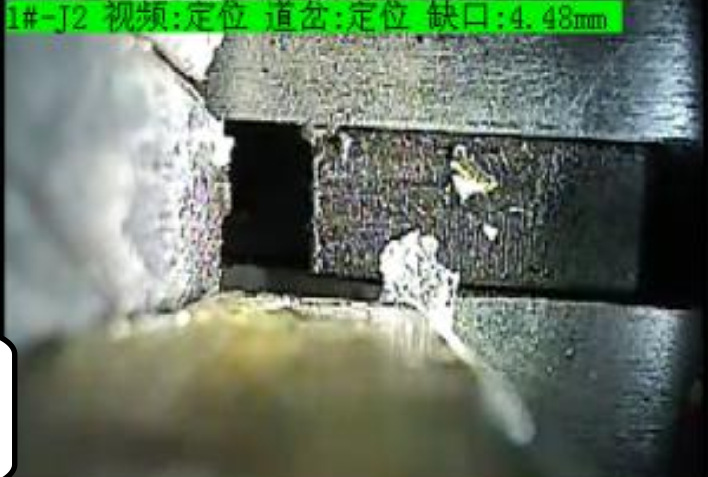
//> input picture cmake-build-debug/test2.png, 708 x 477 px
$ ./mainworks   (built with g++ and OpenCV 4)
//> lines starting //> are read from the running program, lines starting //| are printed output that depends on the picture; after the words box and inside, x2 and y2 are one past the last pixel; in counts of white or black regions, pixels touching at a corner belong together
#include "opencv2/features2d/features2d.hpp"
#include "opencv2/highgui/highgui.hpp"
#include "opencv2/imgproc.hpp"

#include <iostream>
#include <vector>
#include <algorithm>

using namespace cv;

// 图片的宽高
#define IMG_WIDTH       700
#define IMG_HEIGHT      481
// 两个边缘之间的任意一点
#define MID_POINT_X     250
#define MID_POINT_Y     250
//// 为加速处理 只取上述点的附近图像即可(此处取点和上下10个像素的条状区域)
//#define MORE_POINT      10

int main() {
    Mat srcImage = imread("test2.png");
//> srcImage is the input picture: 477 rows x 708 cols, CV_8UC3; mean B, G, R 100.7, 119.4, 103.3
    // 黑色区域的一个子集
    Mat roiImage = srcImage;//srcImage(Rect(0, MID_POINT_Y - MORE_POINT, IMG_WIDTH, MORE_POINT * 2 + 1));

    imshow("1. srcImage", srcImage);
    Mat midImage;

    // 转为灰度图并进行图像平滑
    cvtColor(roiImage, midImage, COLOR_BGR2GRAY);
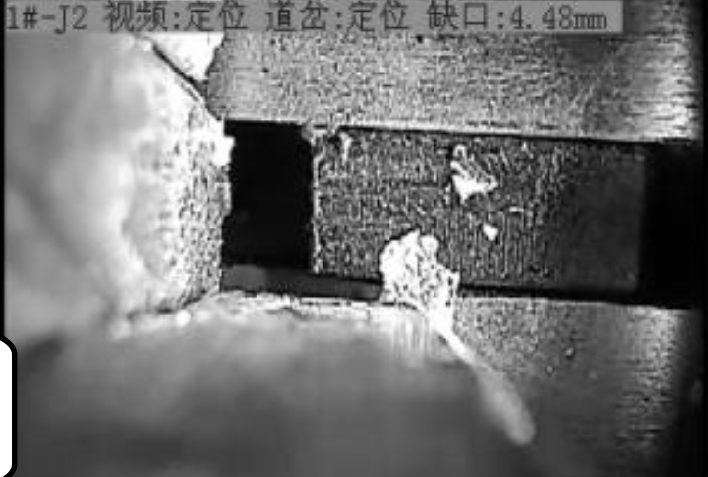
//> midImage: 477 rows x 708 cols, CV_8UC1; min 0, max 255, mean 112.5
    GaussianBlur(roiImage, roiImage, Size(9, 9), 2, 2);
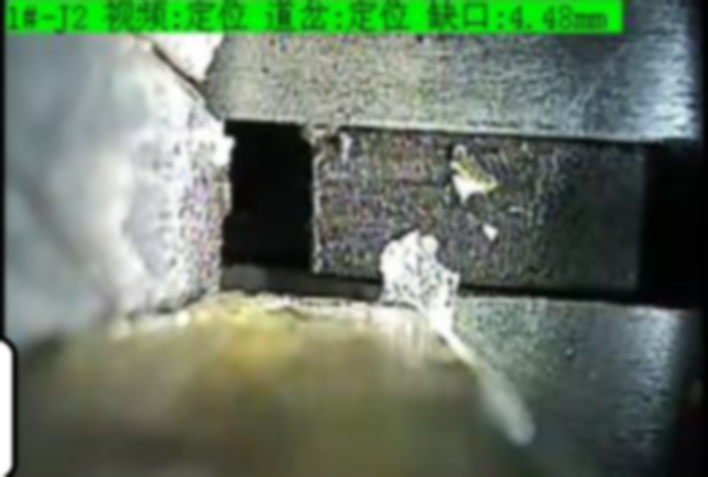
//> roiImage: 477 rows x 708 cols, CV_8UC3; mean B, G, R 100.7, 119.4, 103.3
    imshow("2. roiImage", roiImage);

    // 边缘检测
    Canny(roiImage, midImage, 100, 100, 3);
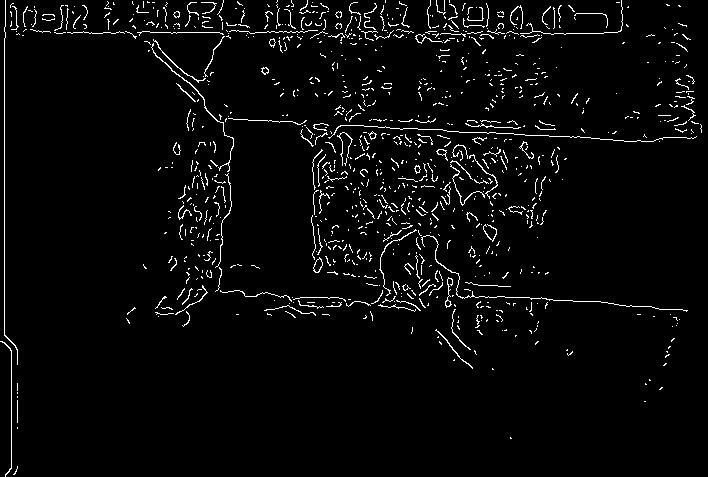
//> midImage: 477 rows x 708 cols, CV_8UC1; 3.4% white in thin lines or dots
    // 霍夫线变换
    std::vector<Vec4i> lines;
    HoughLinesP(midImage, lines, 1, CV_PI, 10, 10, 50);
//> lines = 470 lines (x1, y1, x2, y2), first 8: [4, 343, 4, 27], [11, 468, 11, 341], [184, 91, 184, 32], [314, 314, 314, 124], [382, 306, 382, 9], [491, 297, 491, 32], [482, 334, 482, 285], [366, 317, 366, 13]

    //// 找离参照点左右分别最近的竖线
    // 1. x轴位置排序
    std::sort(lines.begin(), lines.end(), [](Vec4i v1, Vec4i v2) {
        return v1[0] < v2[0];
    });
//> lines = 470 items, first 8: [4, 343, 4, 27], [5, 37, 5, 0], [10, 26, 10, 5], [11, 468, 11, 341], [16, 34, 16, 8], [17, 468, 17, 349], [23, 35, 23, 12], [35, 30, 35, 10]

    // 检测线段是否满足要求
    auto isUsefulLine = [](Vec4i l) {
        auto y1 = l[3];
        auto y2 = l[1];

        return y1 < MID_POINT_Y && y2 > MID_POINT_Y;
    };
    // 2. 找出左右相邻
    {
        int left = 0;
        int right = 0;
        for (auto l : lines) {
            // 过滤不符合要求的线段
            if (!isUsefulLine(l)) continue;

            auto x = l[0];
            if (x < MID_POINT_X) left = x;
            if (x > MID_POINT_X) {
                right = x;
                break;
            }
        }
//> this loop made 154 passes
//> (l, x, left) on passes 1, 26, 27, 28, 43, 47, 48, 49, 56, 57, 60: ([4, 343, 4, 27], 4, 4), ([168, 313, 168, 211], 168, 168), ([169, 313, 169, 211], 169, 169), ([170, 313, 170, 212], 170, 170), ([182, 325, 182, 196], 182, 182), ([184, 325, 184, 187], 184, 184), ([185, 324, 185, 185], 185, 185), ([186, 324, 186, 209], 186, 186), ([191, 304, 191, 165], 191, 191), ([192, 304, 192, 2], 192, 192), ([195, 302, 195, 2], 195, 195)
//> (x, left) on passes 61, 62, 63, 64, 68, 70: (196, 196), (197, 197), (198, 198), (199, 199), (202, 202), (203, 203)
        if (left == 0 || right == 0) {
            printf("find error!\n");
        } else {
            printf("find: x-left: %d, x-right: %d, distance: %d\n", left, right, right - left);
//| find: x-left: 222, x-right: 312, distance: 90
        }
    }


    // 在图中绘制出每条线段
    for (auto l : lines) {
        printf("%s: x: %d, y: %d x2: %d, y2: %d\n", isUsefulLine(l) ? "Good:" : "Bad:", l[0], l[1], l[2], l[3]);

        Scalar greenColor = Scalar(0,255,0);
        Scalar redColor = Scalar(0,0,255);
        line(roiImage, Point(l[0], l[1]), Point(l[2], l[3]), isUsefulLine(l) ? greenColor : redColor, 1, LINE_AA);
        //此句代码的OpenCV2版为：
        //line( dstImage, Point(l[0], l[1]), Point(l[2], l[3]), Scalar(186,88,255), 1, CV_AA);
    }
//> this loop made 470 passes
//| Good:: x: 4, y: 343 x2: 4, y2: 27
//| Bad:: x: 5, y: 37 x2: 5, y2: 0
//| Bad:: x: 10, y: 26 x2: 10, y2: 5
//| Bad:: x: 11, y: 468 x2: 11, y2: 341
//| Bad:: x: 16, y: 34 x2: 16, y2: 8
//| Bad:: x: 17, y: 468 x2: 17, y2: 349
//| Bad:: x: 23, y: 35 x2: 23, y2: 12
//| Bad:: x: 35, y: 30 x2: 35, y2: 10
//> (output is shown up to pass 8 of 470)
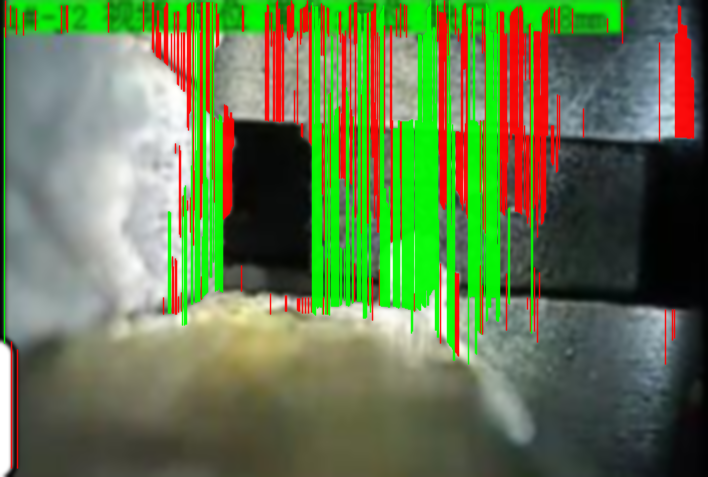
//> roiImage: 477 rows x 708 cols, CV_8UC3; mean B, G, R 77.2, 120.5, 100.2
    imshow("3. midImage", midImage);
    imshow("4. lineImage", roiImage);


    waitKey(0);
    return 0;
}

$ run again, with cmake-build-debug/test.png copied over cmake-build-debug/test2.png
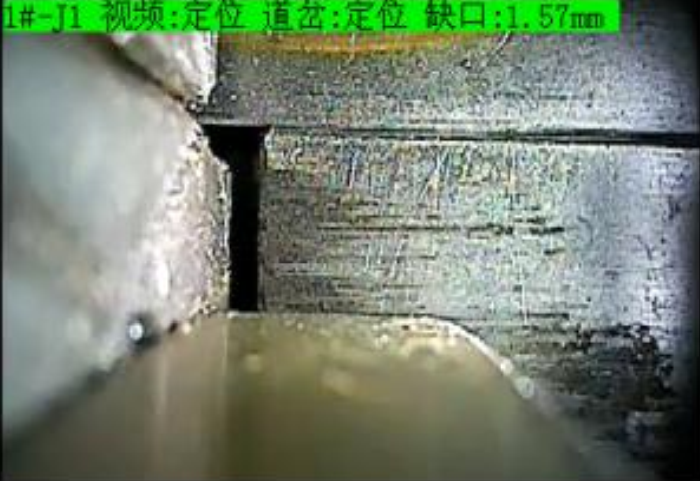
//> input picture cmake-build-debug/test.png, 700 x 481 px
//> srcImage is the input picture: 481 rows x 700 cols, CV_8UC3; mean B, G, R 112.7, 132.5, 117.5
//> `Canny(roiImage, midImage, 100, 100, 3);`:
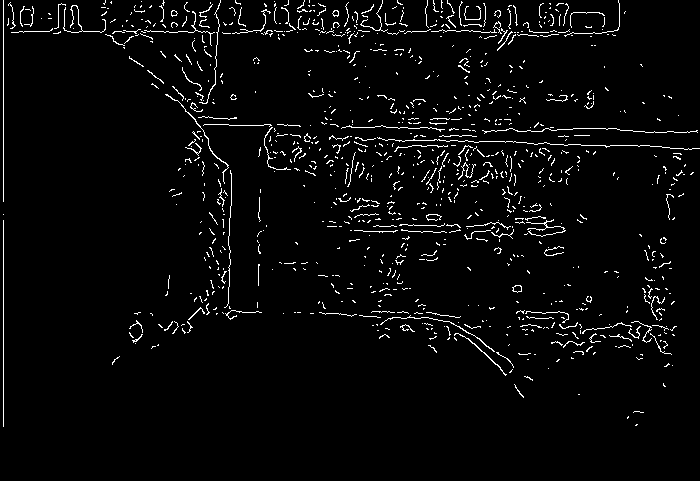
//> midImage: 481 rows x 700 cols, CV_8UC1; 3.3% white in thin lines or dots, all inside (x1, y1, x2, y2) = (3, 0, 700, 427)
//> `HoughLinesP(midImage, lines, 1, CV_PI, 10, 10, 50);`: lines = 543 lines (x1, y1, x2, y2), first 8: [3, 426, 3, 0], [223, 313, 223, 118], [485, 240, 485, 6], [426, 259, 426, 6], [467, 267, 467, 6], [229, 318, 229, 218], [355, 240, 355, 11], [460, 230, 460, 4]
//> `std::sort(lines.begin(), lines.end(), [](Vec4i v1, Vec4i v2) { return ..`: lines = 543 items, first 8: [3, 426, 3, 0], [12, 32, 12, 7], [13, 32, 13, 12], [20, 31, 20, 11], [32, 31, 32, 6], [58, 33, 58, 4], [64, 30, 64, 4], [72, 32, 72, 5]
//> the loop `for (auto l : lines)` made 98 passes
//> (l, x, left) on pass 1: ([3, 426, 3, 0], 3, 3)
//| find: x-left: 230, x-right: 258, distance: 28
//> the loop `for (auto l : lines)` made 543 passes
//> (printed output is left out)
//> after the loop `for (auto l : lines)`:
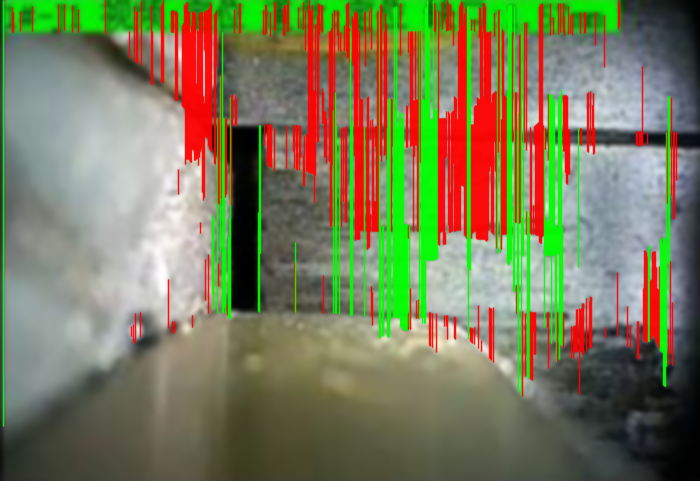
//> roiImage: 481 rows x 700 cols, CV_8UC3; mean B, G, R 90, 123.5, 121.7
